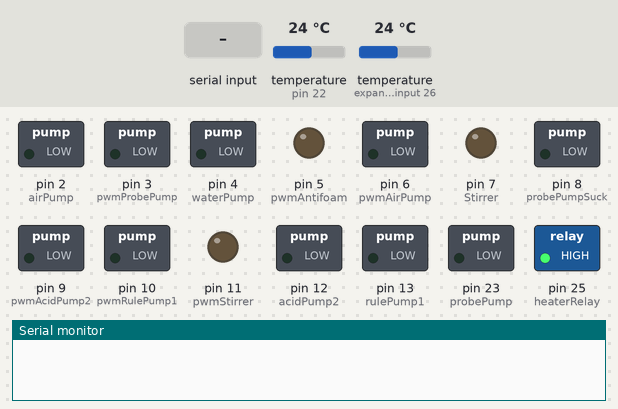
Bench run of a sketch on a simulated Arduino Mega 2560, built with avr-gcc and run on an emulated ATmega2560. Parts: switched loads named in the sketch (green lamp = pin HIGH), output pins drawn as LEDs (lit = HIGH), the last lines printed to the serial monitor. The test bench sets the inputs (shaded band); at power-on: temperature (sensors on pin 22, expander input 26) 24 °C.

Above: at 1.2 s.
1.3 s: "90,45,200\n" received over Serial
At 5.1 s:
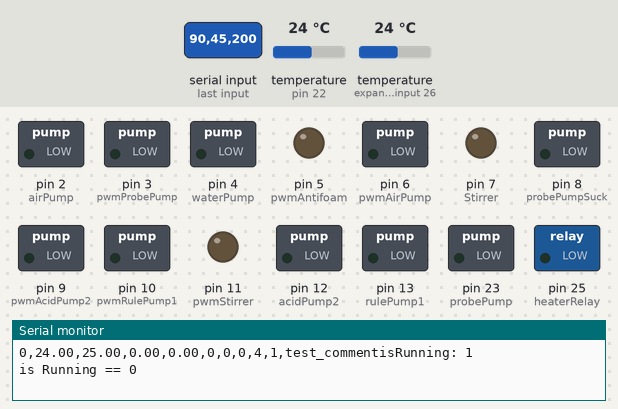
6.0 s: "1\n" received over Serial
At 9.5 s:
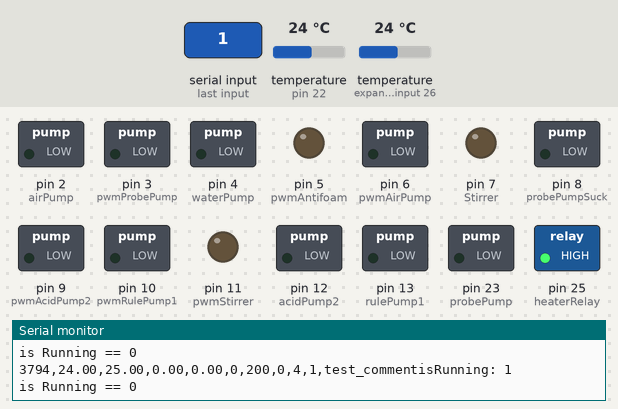
9.8 s: "30,150,10\n" received over Serial
At 13.0 s:
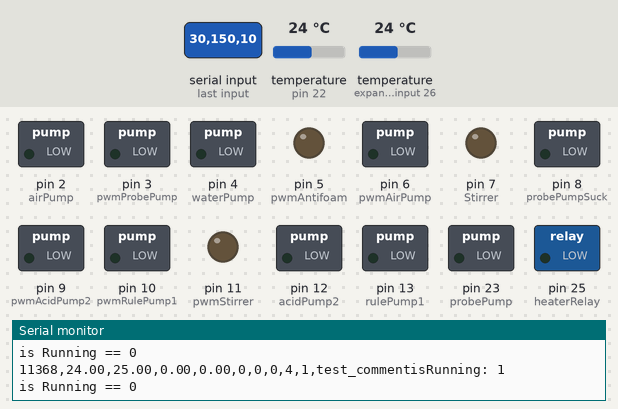
Timing chart, 0 to 14.5 s (numbered marks = the images above; inputs shaded):
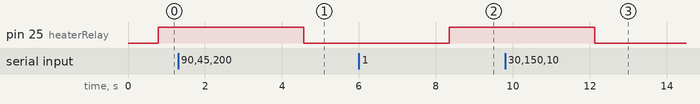

The sketch:

Arduino_main_07_10_mega.ino
```cpp
#include "OneWire.h"
#include "DallasTemperature.h"


int isRunning = 0;
float tempInput; // Temperature we want
float tempInsideOutput; // Temperature we have inside
float tempOutsideOutput; // Temperature we have outside
float phInput; // pH we want
float phValueOutput; // pH we have
float o2ValueOutput;
int oxygenInput;
int oxygenOutput;
int stirRPM;
int antifoamInput;
int antifoamOutput;
int airRpmInput;
int sampleSignal = 0;
int stopSignal = 0;
unsigned long int cycleStartTime;
unsigned long int cycleEndTime;
String commentOutput;


unsigned long int totalCycleTime = 0;


// define pins

#define free0 0
#define free1 1

#define airPump 2
#define pwmProbePump  3
#define waterPump 4
#define pwmAntifoam 5
#define pwmAirPump 6
#define Stirrer 7
#define probePumpSuck 8
#define pwmAcidPump2 9
#define pwmRulePump1 10
#define pwmStirrer 11 // speed of Stirrer (mieszadlo)
#define acidPump2 12 // peristalticPump 2
#define rulePump1 13 // peristalticPump 1

#define phSensor A1 //ph Sensor 15 pin analog
#define o2Sensor A2 // o2 sensor 16 pin analog


#define tempSensors 22 // both temperature sensors digital
#define probePump 23
#define antifoam 24
#define heaterRelay 25 // heater relay digital

OneWire oneWire(tempSensors);
DallasTemperature tempSensorsOneWire(&oneWire);
byte tempInsideSensorAdress[8] = {0x28, 0x18, 0x12, 0x43, 0xD4, 0xE1, 0x3C, 0x58}; // ten z kablami
byte tempOutsideSensorAdress[8] = {0x28, 0x9C, 0xE4, 0x43, 0xD4, 0xE1, 0x3C, 0x54}; // trytytka


void setup() {


  Serial.begin(115200);

  tempSensorsOneWire.begin();
  tempSensorsOneWire.setResolution(12);
  pinMode(airPump, OUTPUT);
  pinMode(pwmProbePump, OUTPUT);
  pinMode(waterPump, OUTPUT);
  pinMode(pwmAntifoam, OUTPUT);
  pinMode(pwmAirPump, OUTPUT);
  pinMode(Stirrer, OUTPUT);

  pinMode(probePumpSuck, OUTPUT);


  pinMode(pwmAcidPump2, OUTPUT);
  pinMode(pwmRulePump1, OUTPUT);
  pinMode(pwmStirrer, OUTPUT);
  pinMode(acidPump2, OUTPUT);
  pinMode(rulePump1, OUTPUT);

  //pinMode(tempSensors, INPUT); // instance of onewire class

  pinMode(phSensor, INPUT);
  pinMode(o2Sensor, INPUT);
  pinMode(heaterRelay, OUTPUT);
  pinMode(probePump, OUTPUT);
  pinMode(antifoam, OUTPUT);

}


void loop() {


  //=========================================== INPUT READ ==================================================
  sampleSignal = 0;
  commentOutput = "test_comment";
  isRunning = 1;

  if (Serial.available() > 0) {
    // Read the input from the serial port until a newline character is encountered
    String input = Serial.readStringUntil('\n');
    input.trim(); // Remove any trailing newline characters


    int count = 0;
    // Split the string
    String* input_arr = splitString(input, ',', count);


    // Convert the strings to appropriate types
    tempInput = input_arr[0].toFloat();
    phInput = input_arr[1].toFloat();
    stirRPM = input_arr[2].toInt();
    antifoamInput = input_arr[3].toInt();
    airRpmInput = input_arr[4].toInt();
    isRunning = input_arr[5].toInt();
    sampleSignal = input_arr[6].toInt();
    stopSignal = input_arr[7].toInt();


    // Free the allocated memory
    delete[] input_arr;


    // Print the input array for debugging
    //Serial.println(isRunning);


    // communicate about process start
    if (isRunning == 1) {
      // Start the process
      commentOutput+="Process running ";
      cycleStartTime = millis();


    } else if (isRunning == 0) {
      // Pause the process


      //Calculate process time
      cycleEndTime = millis();
      totalCycleTime = totalCycleTime + (cycleEndTime - cycleStartTime);

      commentOutput += "Process paused total Cycle time:";
      commentOutput += totalCycleTime;

    }


  }


    // ================================================ MAIN LOOP IF isRunning =============================
    if (isRunning == 1) {
      // WHOLE RUNNING CODE


    //Temperature measurement and update
     tempSensorsOneWire.requestTemperatures();
     tempInsideOutput = tempSensorsOneWire.getTempC(tempInsideSensorAdress);
     tempOutsideOutput = tempSensorsOneWire.getTempC(tempOutsideSensorAdress);
    //Place for PH measurement and update

    // Place for O2 sensor measurement and update
    //digitalWrite(probePumpSuck, LOW);
   // digitalWrite(probePump, HIGH);


     // engineStartStop(airPump, 255);
      //delay(4000);
      //engineStartStop(airPump, 0);
     // delay(1000);

//============================ heater ====================


tempOutsideOutput = 25;
//tempInput = 30;


     if(tempOutsideOutput >= tempInput){
      digitalWrite (heaterRelay, HIGH) ; // HIGH MEANS HEATER IS OFF!!!
      }
      else if(tempOutsideOutput < tempInput){
      digitalWrite (heaterRelay, LOW) ; // LOW MEANS HEATER IS ON!!!
        }


//====================== SAMPLE ================
sampleSignal = 4;
    if(sampleSignal == 0){
      }

     else if (sampleSignal == 1){
      digitalWrite(probePump, HIGH); //18
      digitalWrite(probePumpSuck, LOW); //8
      analogWrite(pwmProbePump, 255); // 3
      commentOutput += "Sample taking in progress";

      }
     else if(sampleSignal == 2){
      digitalWrite(probePump, LOW);
      digitalWrite(probePumpSuck, HIGH);
      analogWrite(pwmProbePump, 255);
      commentOutput+="Sample taken returning remains";
      }
     else if (sampleSignal == 3){
      digitalWrite(probePump, LOW);
      digitalWrite(probePumpSuck, LOW);
      analogWrite(pwmProbePump, 0);
      commentOutput+="Process of sampling ended";
      }

//============================================

      //time = millis();
      //Serial.println(time);
      delay(3000);

// ==================================== arduino output to rasbery
    commentOutput += "isRunning: ";
    commentOutput += isRunning;
    Serial.print(totalCycleTime);
    Serial.print(",");
    Serial.print(tempInsideOutput);
    Serial.print(",");
    Serial.print(tempOutsideOutput);
    Serial.print(",");
    Serial.print(phValueOutput);
    Serial.print(",");
    Serial.print(o2ValueOutput);
    Serial.print(",");
    Serial.print(antifoamOutput);
    Serial.print(",");
    Serial.print(stirRPM);
    Serial.print(",");
    Serial.print(airRpmInput);
    Serial.print(",");
    Serial.print(sampleSignal);
    Serial.print(",");
    Serial.print(isRunning);
    Serial.print(",");
    Serial.println(commentOutput);


    } else if (isRunning == 0) {
      Serial.println("is Running == 0");
      //NOTHING

    }


}


//============================= Functions ==============================


String* splitString(const String &str, char delimiter, int &count) {
  count = 1; // At least one substring exists
  for (int i = 0; i < str.length(); i++) {
    if (str[i] == delimiter) {
      count++;
    }
  }


  String* result = new String[count];
  int startIndex = 0;
  int resultIndex = 0;


  for (int i = 0; i <= str.length(); i++) {
    if (str[i] == delimiter || i == str.length()) {
      result[resultIndex++] = str.substring(startIndex, i);
      startIndex = i + 1;
    }
  }


  return result;
}


void engineStartStop(byte enginePin, byte PWM){
byte pwmPin;
byte eng = enginePin;
switch (eng){
    case airPump:
      pwmPin = pwmAirPump;
      break;
    case waterPump:
      //pwmPin = pwmWaterPump;
      break;
    case Stirrer:
      pwmPin = pwmStirrer;
      break;
    case acidPump2:
      pwmPin = pwmAcidPump2;
      break;
    case rulePump1:
      pwmPin = pwmRulePump1;
      break;
    case antifoam:
      pwmPin = pwmAntifoam;
      break;

    }
  if(PWM > 0){
    digitalWrite(enginePin, HIGH);
   analogWrite(pwmPin, PWM); }
   else if(PWM == 0){
    digitalWrite(enginePin, LOW);
    analogWrite(pwmPin, PWM);
    }

     }
```

Measured:
- after the input at 1.3 s, pin 25 (heaterRelay): HIGH → LOW after 3.3 s
- after the input at 6.0 s, pin 25 (heaterRelay): LOW → HIGH after 2.4 s
- after the input at 9.8 s, pin 25 (heaterRelay): HIGH → LOW after 2.3 s
